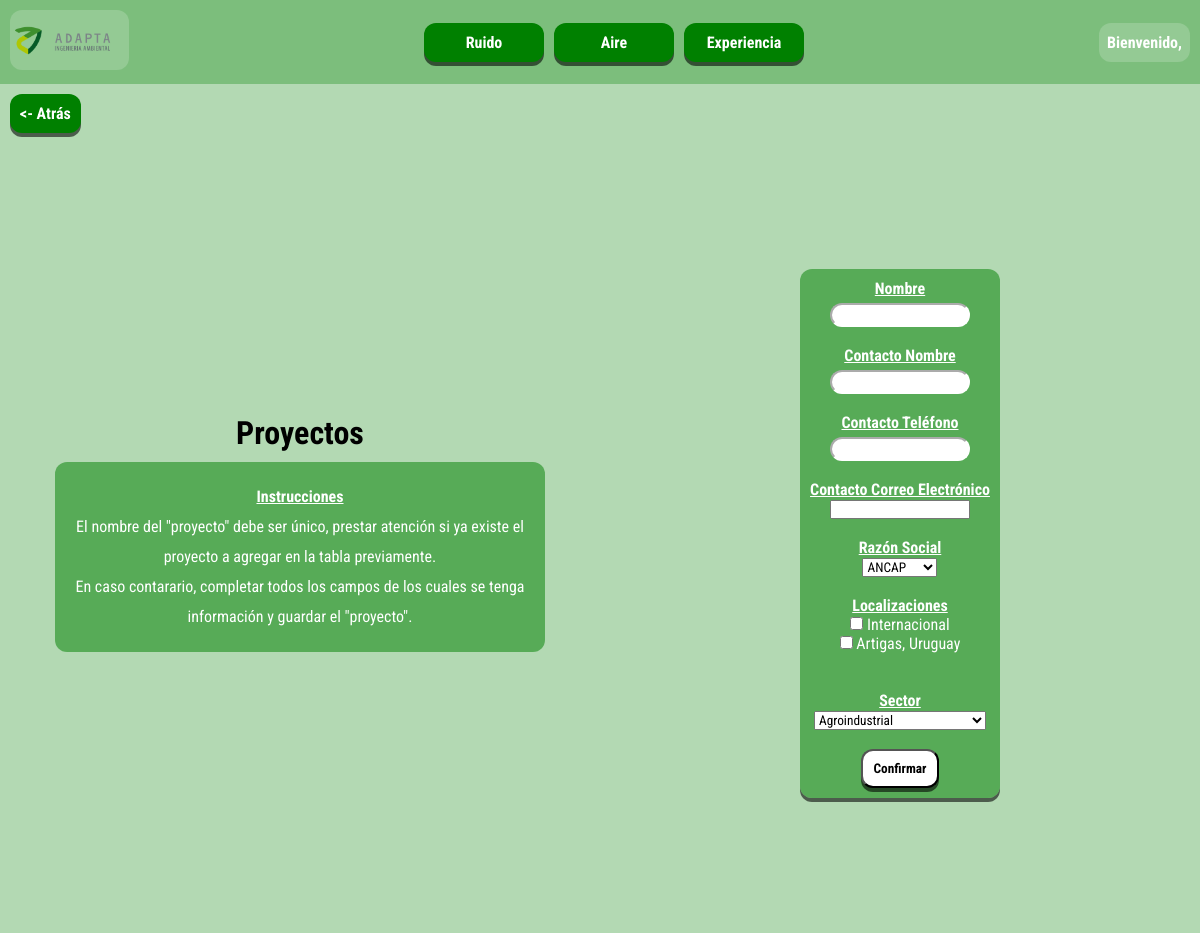
Page /experiencia/proyectos/agregar (signed in) on the earlier database version.
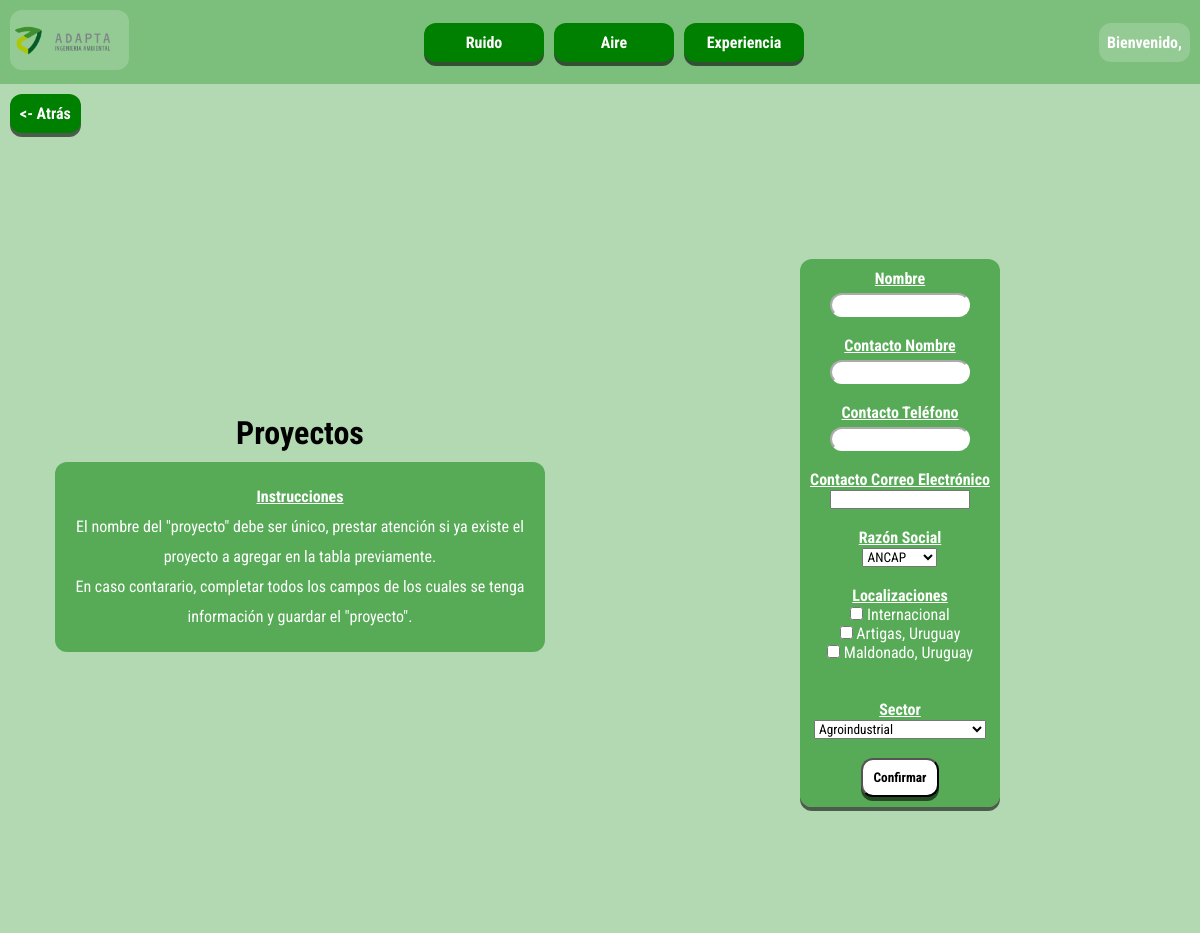
Same page on the later database version.
### servicios_adapta_app/models.py (models this page shows)
class experienciaLocalizaciones(models.Model):
    departamento = models.CharField(max_length=100, blank=True)
    pais = models.CharField(max_length=100)
    def __str__(self):
        if self.departamento:
            return f"{self.departamento}, {self.pais}"
        else:
            return self.pais

### servicios_adapta_app/views.py (the view)
# urls.py: path('experiencia/proyectos/agregar', views.add_proyecto, name='experiencia-proyectos-agregar'),
def add_proyecto(request):
    if request.user.is_authenticated:
        if request.method == 'POST':
            nombre = request.POST.get('nombre-proyecto')
            contacto_nombre = request.POST.get('contacto-nombre')
            contacto_telefono = request.POST.get('contacto-telefono')
            contacto_mail = request.POST.get('contacto-mail')
            razon_id = request.POST.get('razon')
            localizaciones_ids = request.POST.getlist('localizacion')
            sector = request.POST.get('sector')
            proyecto = experienciaProyecto.objects.create(
                nombre=nombre,
                contacto_nombre=contacto_nombre,
                contacto_telefono=contacto_telefono,
                contacto_mail=contacto_mail,
                razon_id=razon_id,
                sector=sector
            )
            proyecto.localizacion.set(localizaciones_ids)
            return redirect('experiencia-proyectos')
        else:
            return render(request, './servicios_adapta_app/experiencia_proyectos_form.html', context={
                'razones_sociales': experienciaRazonSocial.objects.all().order_by("nombre"),
                'localizaciones': experienciaLocalizaciones.objects.all().order_by("departamento"),
                'SECTOR_CHOICES': experienciaProyecto.SECTOR_CHOICES
            })
    else:
        return redirect('login')

### servicios_adapta_app/templates/servicios_adapta_app/experiencia_proyectos_form.html (shortened to what this page needs)
{% extends './base.html' %}
{% block content %}
<div>
    <div class="container" style="height: fit-content;">
        <div class="div-atras">
            <a class="boton-atras" href="{% url 'experiencia-proyectos' %}"> <- Atrás</a>
        </div>
    </div>
    <div class="container">
        <div class="left">
            <h1>Proyectos</h1>
            <div class="info">
                <label class="title">Instrucciones</label>
                <p>
                    El nombre del "proyecto" debe ser único, prestar atención si ya existe el proyecto a agregar en la tabla previamente.<br>
                    En caso contarario, completar todos los campos de los cuales se tenga información y guardar el "proyecto".
                </p>
            </div>
        </div>
        <div class="right">
            <form method="POST">
                <label for="nombre-proyecto" class="title">Nombre</label>
                <br>
                <input type="text" name="nombre-proyecto" required>
                <br>
                <br>
                <label for="contacto-nombre" class="title">Contacto Nombre</label>
                <br>
                <input type="text" name="contacto-nombre" required>
                <br>
                <br>
                <label for="contacto-telefono" class="title">Contacto Teléfono</label>
                <br>
                <input type="text" name="contacto-telefono">
                <br>
                <br>
                <label for="contacto-mail" class="title">Contacto Correo Electrónico</label>
                <br>
                <input type="email" name="contacto-mail">
                <br>
                <br>
                <label for="razon" class="title">Razón Social</label>
                <br>
                <select name="razon" required>
                    {% for razon in razones_sociales %}
                    <option value="{{ razon.id }}">{{ razon.nombre }}</option>
                    {% endfor %}
                </select>
                <br>
                <br>
                <label for="localizacion" class="title">Localizaciones</label>
                <br>
                {% for localizacion in localizaciones %}
                    <label>
                        <input type="checkbox" name="localizacion" value="{{ localizacion.id }}">
                        {{ localizacion }}
                    </label>
                    <br>
                {% endfor %}
                <br>
                <br>
                <label for="sector" class="title">Sector</label>
                <br>
                <select name="sector" required>
                    {% for choice in SECTOR_CHOICES %}
                    <option value="{{ choice.0 }}">{{ choice.1 }}</option>
                    {% endfor %}
                </select>
                <br>
                <br>
                <button type="submit">Confirmar</button>
            </form>
        </div>
    </div>
</div>
{% endblock %}

Differences in the rows shown:
added experienciaLocalizaciones: departamento+pais "Maldonado, Uruguay"
